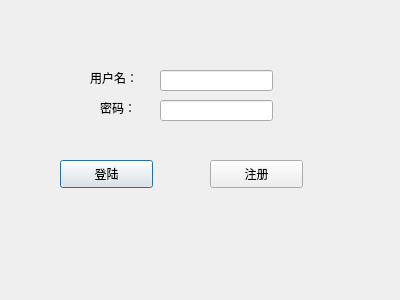
<?xml version="1.0" encoding="UTF-8"?>
<ui version="4.0">
 <class>Dialog</class>
 <widget class="QDialog" name="Dialog">
  <property name="geometry">
   <rect>
    <x>0</x>
    <y>0</y>
    <width>400</width>
    <height>300</height>
   </rect>
  </property>
  <property name="windowTitle">
   <string>登陆页面</string>
  </property>
  <widget class="QLabel" name="label">
   <property name="geometry">
    <rect>
     <x>90</x>
     <y>70</y>
     <width>72</width>
     <height>15</height>
    </rect>
   </property>
   <property name="text">
    <string>用户名：</string>
   </property>
  </widget>
  <widget class="QLineEdit" name="lineEdit">
   <property name="geometry">
    <rect>
     <x>160</x>
     <y>70</y>
     <width>113</width>
     <height>21</height>
    </rect>
   </property>
  </widget>
  <widget class="QLabel" name="label_2">
   <property name="geometry">
    <rect>
     <x>100</x>
     <y>100</y>
     <width>72</width>
     <height>15</height>
    </rect>
   </property>
   <property name="text">
    <string>密码：</string>
   </property>
  </widget>
  <widget class="QLineEdit" name="lineEdit_2">
   <property name="geometry">
    <rect>
     <x>160</x>
     <y>100</y>
     <width>113</width>
     <height>21</height>
    </rect>
   </property>
  </widget>
  <widget class="QPushButton" name="pushButton">
   <property name="geometry">
    <rect>
     <x>60</x>
     <y>160</y>
     <width>93</width>
     <height>28</height>
    </rect>
   </property>
   <property name="text">
    <string>登陆</string>
   </property>
  </widget>
  <widget class="QPushButton" name="pushButton_2">
   <property name="geometry">
    <rect>
     <x>210</x>
     <y>160</y>
     <width>93</width>
     <height>28</height>
    </rect>
   </property>
   <property name="text">
    <string>注册</string>
   </property>
  </widget>
 </widget>
 <resources/>
 <connections/>
</ui>
